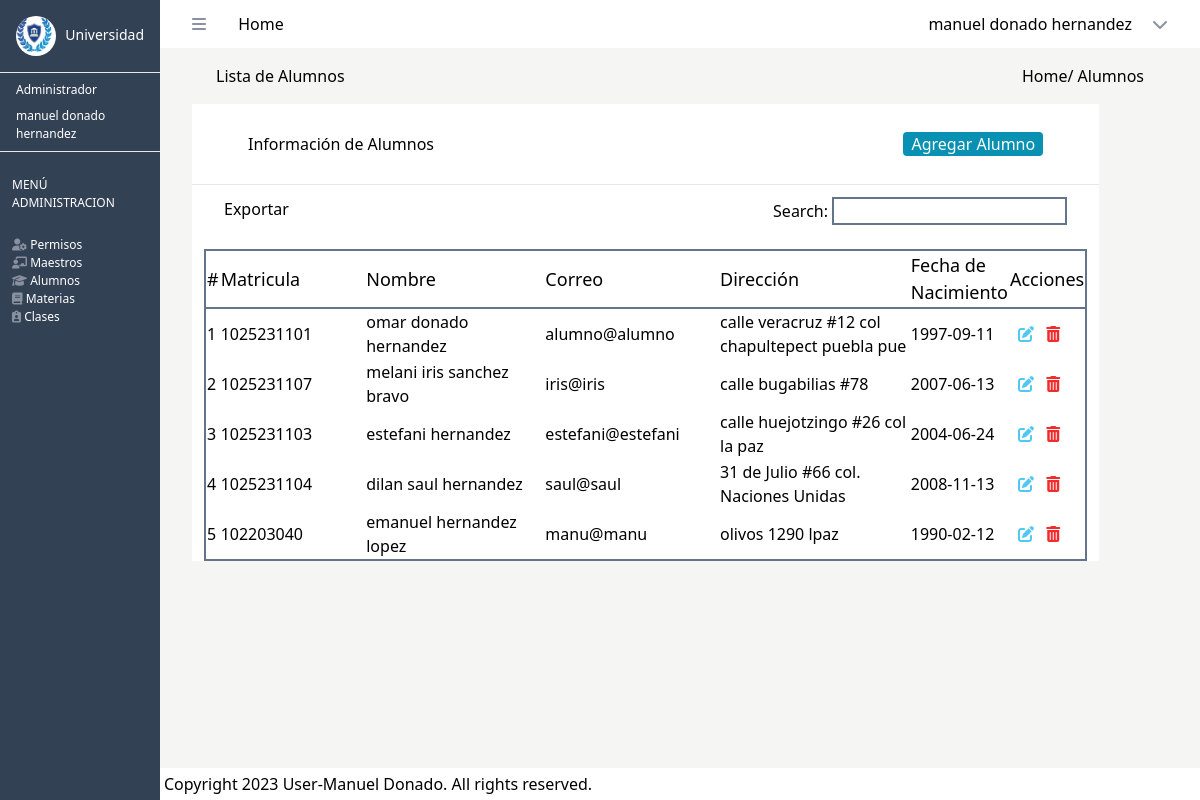
Page /view_alumnos (signed in) on the committed database.
### tables this page shows
CREATE TABLE `usuarios` (
  `id_usuario` int(10) NOT NULL,
  `matricula` bigint(10) DEFAULT NULL,
  `correo` varchar(255) DEFAULT NULL,
  `password` varchar(255) DEFAULT NULL,
  `nombre` varchar(255) DEFAULT NULL,
  `apellido` varchar(255) DEFAULT NULL,
  `direccion` varchar(255) DEFAULT NULL,
  `fecha_nacimiento` date DEFAULT NULL,
  `estatus` int(10) DEFAULT NULL,
  `id_rol` int(10) DEFAULT NULL
);

### src/Controllers/AlumnoController.php (called while the page is built, shortened)
<?php
require_once($_SERVER["DOCUMENT_ROOT"] . "/src/Models/Alumnos.php");
class AlumnoController
{
    public function mostrarAlumnos()
    {
        $alumno = new Alumno();
        $data = $alumno->allAlumnos();
        include $_SERVER["DOCUMENT_ROOT"] . "/src/views/admin/view_alumnos.php";
    }
}
?>

### src/Models/Alumnos.php (called while the page is built, shortened)
<?php
class Alumno {
    public function allAlumnos(){
        $db = new Database();
        $connection = $db->connect();
        $res = $connection->query("SELECT * FROM usuarios WHERE id_rol = 3 ");
        $data = $res->fetchAll(PDO::FETCH_ASSOC);
        return $data;
    }
}
?>

### src/views/admin/view_alumnos.php (the view, shortened to what this page needs)
<?php
$user = $_SESSION["user"];
?>
<!DOCTYPE html>
<html lang="en">
<head>
    <link href="/dist/output.css" rel="stylesheet">
</head>
<body>
    <div class="bg-slate-700 h-screen w-20 lg:w-40 fixed">
        <div class="flex justify-between border-b-white">
            <div>
                <img class="bg-white rounded-full h-10 w-10 m-4 " src="/src/images/inicio.png" alt="">
            </div>
            <div>
                <h3 class="text-white text-[14px] m-4 my-6">Universidad </h3>
            </div>
        </div>
        <hr>
        <div>
            <h2 class="text-white mx-4 text-[12px] m-2"> <?php echo $user['nombre_rol'];  ?> </h2>
            <h3 class="text-white mx-4 text-[12px] m-2"> <?php echo $user['nombre'] . " " . $user['apellido'];  ?> </h3>
        </div>
        <hr>
        <?php
        if ($user['id_rol'] === 1) { ?>
            <div>
                <div class=" flex justify-center text-[12px] text-white  m-3 my-6">
                    MENÚ ADMINISTRACION
                </div>
                <div class="flex flex-col m-3 text-[12px] text-white ">
                    <a href="/view_permisos"> <i class="fa-solid fa-user-gear" style="color: #89919f;"></i> Permisos </a>
                    <a href="/view_maestros"> <i class="fa-solid fa-chalkboard-user" style="color: #89919f;"></i> Maestros</a>
                    <a href="/view_alumnos"> <i class="fa-solid fa-graduation-cap" style="color: #89919f;"></i> Alumnos </a>
                    <a href="/view_materias"> <i class="fa-solid fa-book" style="color: #89919f;"></i> Materias</a>
                    <a href="/view_clases"> <i class="fa-solid fa-clipboard-user" style="color: #89919f;"></i> Clases </a>
                </div>
            </div>
        <?php }  ?>
    </div>
    <div class="flex flex-col h-screen w-full pl-20 lg:pl-40">
        <header class="bg-white p-3">
            <div class="flex justify-between mx-5">
                <div>
                    <i class="fa-solid fa-bars mr-7" style="color: #89919f;"></i> Home
                </div>
                <div class="relative inline-block text-left " id="userDropdown">
                    <div onclick="toggleDropdown()" class="cursor-pointer flex items-center">
                        <p class="mx-5 text-[16px]"> <?php echo $user['nombre'] . " " . $user['apellido'];  ?> </p>
                        <i class="fa-solid fa-chevron-down" style="color: #89919f;"></i>
                    </div>
                </div>
            </div>
        </header>
        <div class="bg-stone-100 flex-grow p-4">
            <div class="flex flex-row justify-between mx-10">
                <div>
                    <p>Lista de Alumnos </p>
                </div>
                <div class="flex flex-row">
                    <a href="/src/views/dashboard.php">Home</a>
                    <p>/ Alumnos</p>
                </div>
            </div>
            <div class="w-[90%] bg-white m-4 ">
                <div>
                    <div class="flex flex-row justify-between mx-5 p-3">
                        <div class="mx-6 my-4">
                            <p>Información de Alumnos</p>
                        </div>
                        <div class="mx-6 my-4">
                            <button type="button" id="openModal" class="bg-cyan-600  text-white px-2 rounded "> Agregar Alumno</button>
                        </div>
                    </div>
                    <hr>
                    <div class="flex flex-row justify-between mx-5 p-3">
                        <div>
                            <p>Exportar</p>
                        </div>
                        <div>
                            <label for="">Search:</label>
                            <input type="text" class="border-2 border-slate-500
                        "> </input>
                        </div>
                    </div>
                    <div class="w-[97%] h-[50%] m-3">
                        <table class="  border-solid border-2 border-slate-500 ">
                            <thead>
                                <tr class="table-auto border-2 border-slate-500 items-center text-[18px]">
                                    <td class="w-48"> # </td>
                                    <td class="w-64">Matricula</td>
                                    <td class="w-96"> Nombre </td>
                                    <td class="w-64"> Correo </td>
                                    <td class="w-96"> Dirección </td>
                                    <td class="w-48"> Fecha de Nacimiento </td>
                                    <td class="w-48"> Acciones </td>
                                </tr>
                            </thead>
                            <tbody>
                                <?php
                                $contador = 1;
                                foreach ($data as $alumno) { ?>
                                    <tr>
                                        <td><?php echo $contador; ?></td>
                                        <td><?php echo $alumno['matricula']; ?></td>
                                        <td><?php echo $alumno['nombre'] . " " .  $alumno['apellido']; ?></td>
                                        <td><?php echo $alumno['correo']; ?></td>
                                        <td><?php echo $alumno['direccion']; ?></td>
                                        <td><?php echo $alumno['fecha_nacimiento']; ?></td>
                                        <td> <a href="/edit_alumno?id_alumno=<?= $alumno["id_usuario"] ?>" class="px-2 rounded "> <i class="fa-solid fa-pen-to-square mx-3" style="color: #50c9f2;"></i> </a>
                                            <a href="/borrar_alumno?id_alumno=<?= $alumno["id_usuario"] ?>"><i class="fa-solid fa-trash-can" style="color: #f22c2c;"></i></a>
                                        </td>
                                    </tr>
                                <?php $contador++;
                                } ?>
                            </tbody>
                        </table>
                    </div>
                </div>
            </div>
        </div>
        <footer class="bg-white p-1 w-full">
            <p> Copyright 2023 User-Manuel Donado. All rights reserved. </p>
        </footer>
    </div>
</body>
</html>

### rows in the picture
usuarios: matricula "1025231101", nombre "omar", apellido "donado hernandez", correo "alumno@alumno", direccion "calle veracruz #12 col chapultepect puebla pue", fecha_nacimiento "1997-09-11"
usuarios: matricula "1025231107", nombre "melani iris", apellido "sanchez bravo", correo "iris@iris", direccion "calle bugabilias #78", fecha_nacimiento "2007-06-13"
usuarios: matricula "1025231103", nombre "estefani", apellido "hernandez", correo "estefani@estefani", direccion "calle huejotzingo #26 col la paz", fecha_nacimiento "2004-06-24"
usuarios: matricula "1025231104", nombre "dilan saul", apellido "hernandez", correo "saul@saul", direccion "31 de Julio #66 col. Naciones Unidas", fecha_nacimiento "2008-11-13"
usuarios: matricula "102203040", nombre "emanuel", apellido "hernandez lopez", correo "manu@manu", direccion "olivos 1290 lpaz", fecha_nacimiento "1990-02-12"

### other values in the picture
$user['nombre_rol'] "Administrador"
$user['nombre'] "manuel"
$user['apellido'] "donado hernandez"
